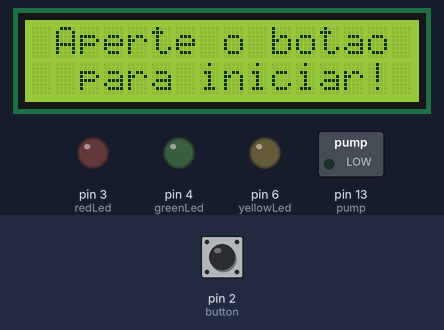
Bench run of a sketch on a simulated Arduino Uno, built with avr-gcc and run on an emulated ATmega328P. On the bench: 16×2 character LCD, switched loads named in the sketch (green lamp = pin HIGH), output pins drawn as LEDs (lit = HIGH). Inputs (shaded band) come from the test bench; at power-on: pin 2 (button) LOW.

Above: at 0.8 s.
0.9 s: pin 2 (button) pulled HIGH for 0.15 s
At 3.8 s:
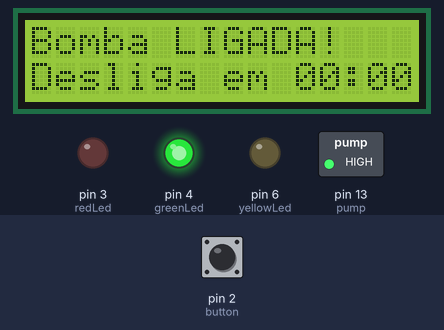
4.0 s: pin 2 (button) pulled HIGH for 1 s
At 6.2 s:
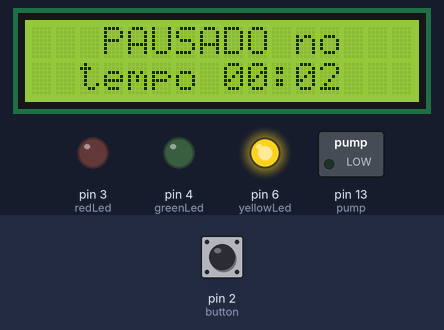
6.5 s: pin 2 (button) pulled HIGH for 0.15 s
At 9.5 s:
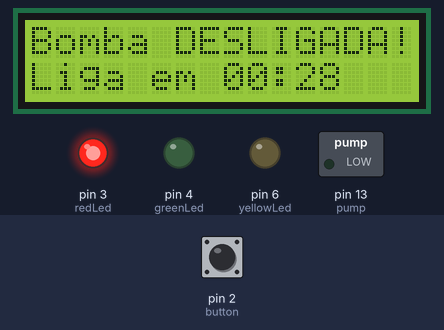
9.6 s: pin 2 (button) pulled HIGH for 1 s
At 11.7 s:
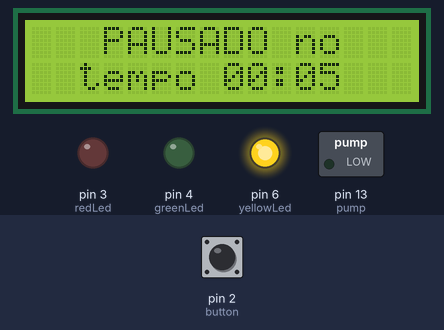
Timing chart, 0 to 13.1 s (numbered marks = the images above; inputs shaded):
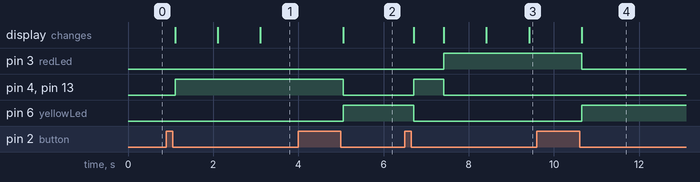

Measured:
- after the input at 0.9 s, pin 4 (greenLed), pin 13 (pump): LOW → HIGH after 0.21 s; the display: first changes after 0.21 s (image 1 shows a later state)
- after the input at 4.0 s, pin 3 (redLed): stays LOW (without the input it goes to HIGH after 0.11 s); pin 4 (greenLed), pin 13 (pump): HIGH → LOW after 1.1 s instead of 0.11 s; pin 6 (yellowLed): LOW → HIGH after 1.1 s; the display: changes after 1.1 s (image 2)
- after the input at 6.5 s, pin 3 (redLed): LOW → HIGH after 0.91 s; pin 4 (greenLed), pin 13 (pump): LOW → HIGH after 0.21 s, → LOW 0.71 s later; pin 6 (yellowLed): HIGH → LOW after 0.21 s; the display: first changes after 0.21 s (image 3 shows a later state)
- after the input at 9.6 s, pin 3 (redLed): HIGH → LOW after 1.1 s; pin 6 (yellowLed): LOW → HIGH after 1.1 s; the display: changes after 1.1 s (image 4)

The sketch:

FlowCyclePump.ino
```cpp
// Importing the Liquid Crystal display library
#include <LiquidCrystal.h>

// === Declaring variables ===
// PINS
const int pump = 13;
const int yellowLed = 6;
const int greenLed = 4;
const int redLed = 3;
const int button = 2;

// TIMER
int seconds = 0;
int minutes = 0;
int totalTime = 0;
bool paused = false;
// Length of each period in seconds
const int onTime = 2; // 2seg
const int breakTime = 30; // 30seg
const int replayPeriod = 1800; // 30min

// DISPLAY
LiquidCrystal lcd(12, 11, 10, 9, 8, 7);

void setup() {
  // Set up the number of columns and rows on the LCD.
  lcd.begin(16, 2);

  // Pins
  pinMode(pump, OUTPUT);
  pinMode(yellowLed, OUTPUT);
  pinMode(greenLed, OUTPUT);
  pinMode(redLed, OUTPUT);
  pinMode(button, INPUT);

  // Display initial message to user
  lcd.setCursor(1, 0);
  lcd.print("Aperte o botao");
  lcd.setCursor(2, 1);
  lcd.print("para iniciar!");

  // Wait for button press to start
  handleButtonClick();
}

void handleButtonClick() {
  while (digitalRead(button) == LOW) {
    // do nothing
  }
  delay(50); // debounce 50ms

  while (digitalRead(button) == HIGH) {
    // do nothing
  }
  delay(50);
}

void loop() {
  // START
  runPumpCycle();

  // END
  endPhase();

  // Wait 1 minute before ask for restart process
  delay(60000);
  askForRestart();
}

void endPhase() {
  lcd.setCursor(0, 0);
  lcd.print(" Ciclo de 30min    ");
  lcd.setCursor(0, 1);
  lcd.print("   Finalizado!     ");

  digitalWrite(yellowLed, HIGH);
  digitalWrite(pump, LOW);
  digitalWrite(greenLed, LOW);
  digitalWrite(redLed, LOW);
}

void askForRestart() {
  lcd.clear();
  lcd.setCursor(1, 0);
  lcd.print("Aperte o botao");
  lcd.setCursor(1, 1);
  lcd.print("para reiniciar");

  // Wait click in button to restart
  handleButtonClick();

  totalTime = 0;
  digitalWrite(yellowLed, LOW);
}

void runPumpCycle() {
  while (totalTime < replayPeriod) {
    startPumpOnPhase();
    controlDisplayTimer(onTime);

    startPumpOffPhase();
    controlDisplayTimer(breakTime);
  }
}

void startPumpOnPhase() {
  lcd.clear();
  lcd.setCursor(0, 0);
  lcd.print("Bomba LIGADA!");
  lcd.setCursor(0, 1);
  lcd.print("Desliga em");

  digitalWrite(yellowLed, LOW);
  digitalWrite(pump, HIGH);
  digitalWrite(greenLed, HIGH);
  digitalWrite(redLed, LOW);
}

void startPumpOffPhase() {
  lcd.clear();
  lcd.setCursor(0, 0);
  lcd.print("Bomba DESLIGADA!");
  lcd.setCursor(0, 1);
  lcd.print("Liga em");

  digitalWrite(yellowLed, LOW);
  digitalWrite(pump, LOW);
  digitalWrite(greenLed, LOW);
  digitalWrite(redLed, HIGH);
}

void controlDisplayTimer(int cycleTime) {
  seconds = cycleTime;

  digitalWrite(button, LOW);
  paused = false;

  while (seconds >= 0) {
    if (cycleTime == onTime) {
      lcd.setCursor(11, 1);
    } else {
      lcd.setCursor(8, 1);
    }

    if (!paused) {
      formatTime(seconds); // Format MM:SS
    }

    // Break 1seg into ten 100 ms chunks
    // To still detect a button press
    for (int i = 0; i < 10; i++) {
      delay(100);
      handlePause(cycleTime);
    }

    // Only decrement when not paused
    if (!paused) {
      seconds--;
      totalTime++;
    }
  }
}

void formatTime(int seconds) {
  int displayMinutes = seconds / 60;
  int displaySeconds = seconds % 60;

  if (displayMinutes < 10) {
    lcd.print('0');
  }
  lcd.print(displayMinutes);
  lcd.print(':');
  if (displaySeconds < 10) {
    lcd.print('0');
  }
  lcd.print(displaySeconds);
}

void handlePause(int cycleTime) {
  bool prevState = paused;

  if (digitalRead(button) == HIGH) {
    delay(50);
    while (digitalRead(button) == HIGH) {}
    delay(50);
    paused = !paused;
  }

  bool continueProcess = prevState != paused && !paused;

  if (continueProcess) {
    continueBeforePhase(cycleTime);
  }

  if (paused) {
    startPausedPhase();
  }
}

void startPausedPhase() {
  lcd.setCursor(0, 0);
  lcd.print("   PAUSADO no    ");
  lcd.setCursor(0, 1);
  lcd.print("  tempo ");
  lcd.setCursor(8, 1);
  formatTime(totalTime);
  lcd.setCursor(13, 1);
  lcd.print("   ");

  digitalWrite(yellowLed, HIGH);
  digitalWrite(pump, LOW);
  digitalWrite(greenLed, LOW);
  digitalWrite(redLed, LOW);
}

void continueBeforePhase(int cycleTime) {
  if (cycleTime == onTime) {
    startPumpOnPhase();
  } else {
    startPumpOffPhase();
  }
}
```
